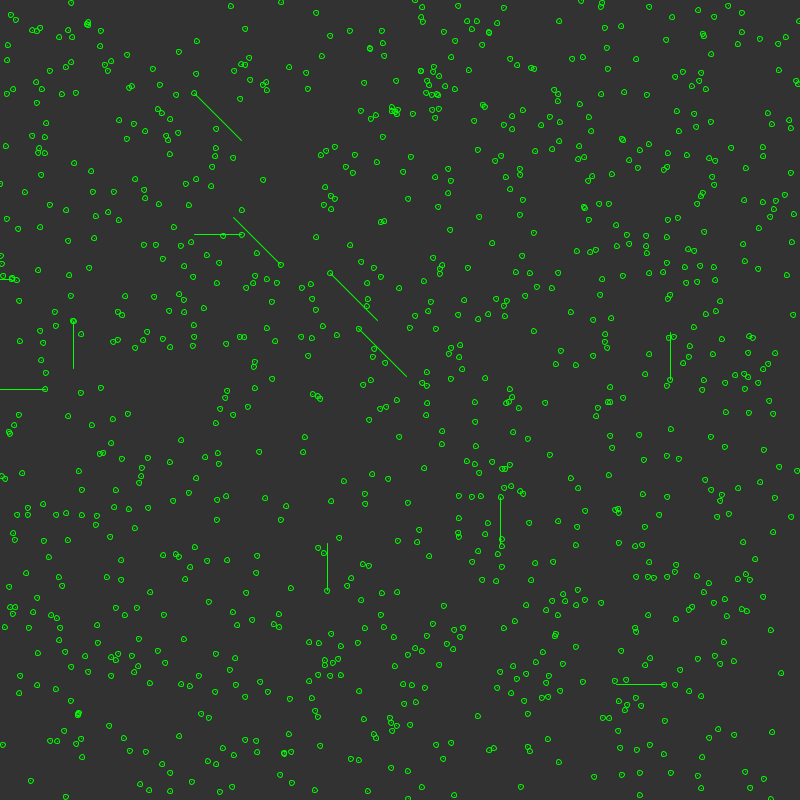
Frame 1 (no input)
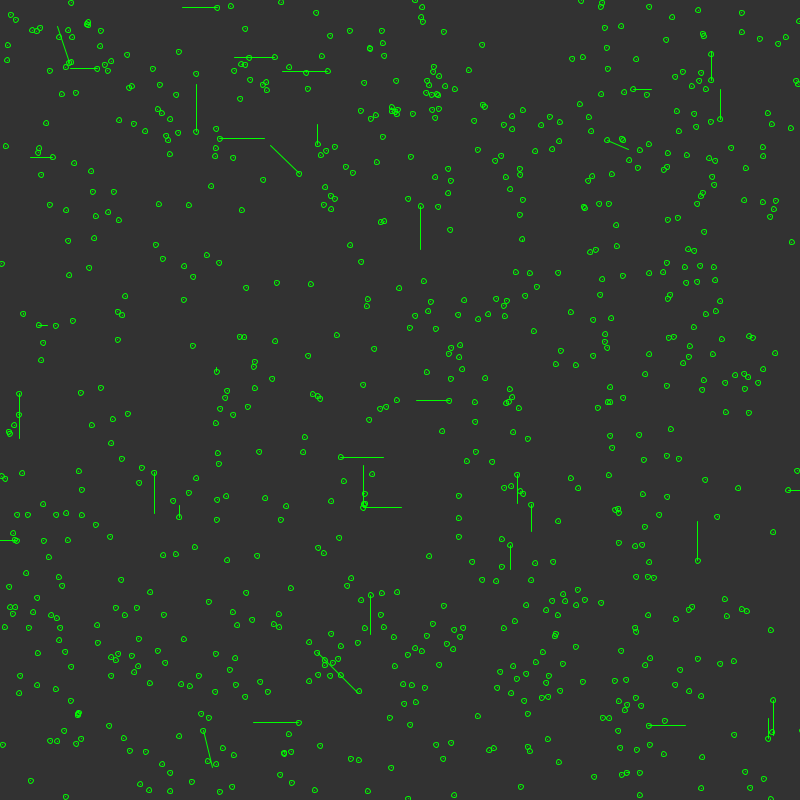
Frame 60 (the mouse pressed at the canvas centre just before this capture)
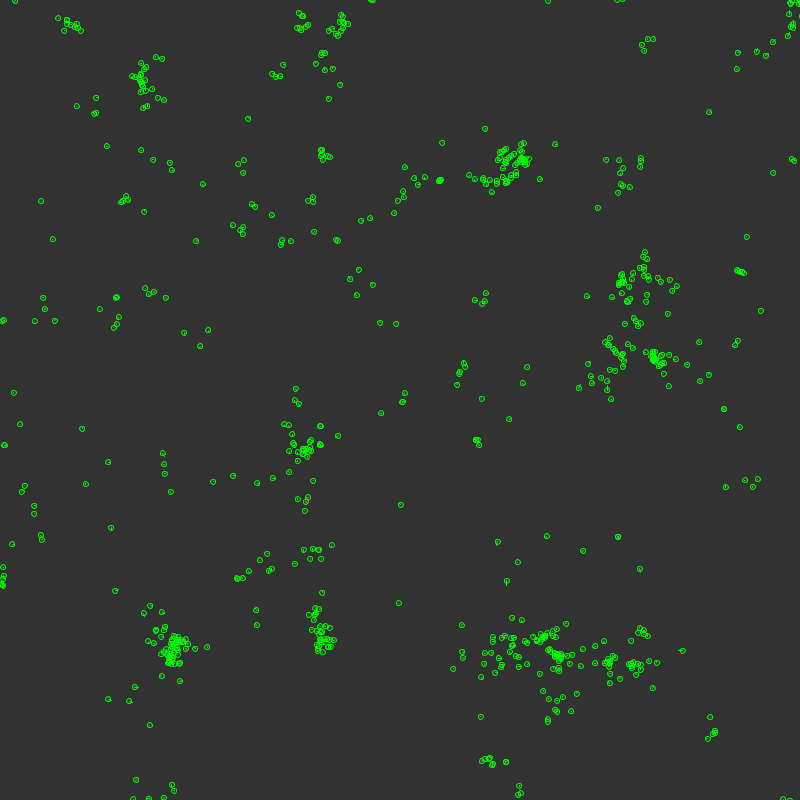
Frame 120 (the mouse held since frame 60 and released just before this capture)

The Processing sketch that drew these frames (run headless with seeded random() and noise(); from frame 60 on, the mouse is pressed at the canvas centre):

// Processing sketch: noiseGradient_2D
// ── noiseGradient_2D.pde

float xStart, yStart;
float xLimit, yLimit;
float zNoiseDim;
float zNoiseDimIncrement;

/*
[
 [0,1,2]
 [3,4,5] -> 4 is actual point
 [6,7,8]
 ]
 */

int resolution = 50;

PVector[] particlePos;
PVector[] particleVel;
PVector[] particleAccel;
float dampening = 0.95;
;
float samplingUnit; // RESOLUTION FOR NOISE SAMPLING FOR PARTICLES, IN PIXELS

float sigmoidContrastStrength;

boolean showNoisePlane = false;
boolean showGradientVectors = false;

void setup() {
  size(800, 800);
  fill(0);
  noStroke();

  xStart = yStart = 0;
  xLimit = yLimit = 5;
  zNoiseDim = random(1000);
  zNoiseDimIncrement = 0.005;

  particlePos = new PVector[1000];
  particleVel = new PVector[particlePos.length];
  particleAccel = new PVector[particlePos.length];
  samplingUnit = 1;


  for (int i=0; i < particlePos.length; i++) {
    particlePos[i] = new PVector(random(width), random(height));
    particleVel[i] = new PVector();
    particleAccel[i] = new PVector();
  }
}

void draw() {
  background(50);

  sigmoidContrastStrength = mouseX / float(width);

  showNoiseField();

  for (int i=0; i < particlePos.length; i++) {
    PVector posInField = new PVector(map(particlePos[i].x, 0, width, xStart, xLimit), map(particlePos[i].y, 0, height, yStart, yLimit));
    PVector posInField1 = new PVector(posInField.x, map(particlePos[i].y - samplingUnit, 0, height, yStart, yLimit));
    PVector posInField3 = new PVector(map(particlePos[i].x - samplingUnit, 0, width, xStart, xLimit), posInField.y);

    float xGradient = contrastSigmoid(noise(posInField3.x, posInField3.y, zNoiseDim), sigmoidContrastStrength) - contrastSigmoid(noise(posInField.x, posInField.y, zNoiseDim), sigmoidContrastStrength);
    float yGradient = contrastSigmoid(noise(posInField1.x, posInField1.y, zNoiseDim), sigmoidContrastStrength) - contrastSigmoid(noise(posInField.x, posInField.y, zNoiseDim), sigmoidContrastStrength);

    /*
    if (i == 0 ) {
     fill(0, 0, 255);
     text(nf(xGradient, 2, 3) + " - " + nf(yGradient, 2, 3), 15, 15);
     }
     */

    particleAccel[i].set(xGradient, yGradient);
    particleAccel[i].mult(50);
    particleVel[i].add(particleAccel[i]);
    particleVel[i].mult(dampening);
    particlePos[i].add(particleVel[i]);

    noFill();
    stroke(0, 255, 0);
    ellipse(particlePos[i].x, particlePos[i].y, 5, 5);

    stroke(0, 255, 0);
    line(particlePos[i].x, particlePos[i].y, particlePos[i].x + particleVel[i].x, particlePos[i].y  + particleVel[i].y);

    particleAccel[i].set(0, 0);
  }



  //showNoiseField();

  zNoiseDim += zNoiseDimIncrement;
}

float contrastSigmoid(float t, float strength) {
  float y = 0;
  if (t <= 0.5) {
    y = (strength * t) / (strength + 0.5 - t);
  } else {
    float t2 = 1-t;
    y = (strength * t2) / (strength + 0.5 - t2);
    y = 1-y;
  }
  return y;
}

void showNoiseField() {
  noFill();

  float sizeUnit =  width / (float) resolution;

  for (int y=1; y < resolution - 1; y++) {
    float posY = (y / float(resolution)) * height;

    for (int x=1; x < resolution - 1; x++) {
      float posX = (x / float(resolution)) * width;

      //float nY0 = map(y-1, 0, resolution, yStart, yLimit);
      //float nX0 = map(x-1, 0, resolution, xStart, xLimit);
      float nY1 = map(y-1, 0, resolution, yStart, yLimit);
      float nX1 = map(x, 0, resolution, xStart, xLimit);

      float nY3 = map(y, 0, resolution, yStart, yLimit);
      float nX3 = map(x-1, 0, resolution, xStart, xLimit);
      float nY4 = map(y, 0, resolution, yStart, yLimit);
      float nX4 = map(x, 0, resolution, xStart, xLimit);

      //float xNoiseGrad = contrastSigmoid(noise(nX4, nY4, zNoiseDim), sigmoidContrastStrength) - contrastSigmoid(noise(nX3, nY3, zNoiseDim), sigmoidContrastStrength);
      //float yNoiseGrad = contrastSigmoid(noise(nX4, nY4, zNoiseDim), sigmoidContrastStrength) - contrastSigmoid(noise(nX1, nY1, zNoiseDim), sigmoidContrastStrength);

      if (showNoisePlane) {
        // PUNTO
        float tamanio = contrastSigmoid(noise(nX4, nY4, zNoiseDim), sigmoidContrastStrength) * 255;

        fill(tamanio);
        noStroke();
        rect(posX, posY, sizeUnit, sizeUnit);
      }

      if (showGradientVectors) {
        // VECTOR GRADIENT

        float xNoiseGrad = contrastSigmoid(noise(nX4, nY4, zNoiseDim), sigmoidContrastStrength) - contrastSigmoid(noise(nX3, nY3, zNoiseDim), sigmoidContrastStrength);
        float yNoiseGrad = contrastSigmoid(noise(nX4, nY4, zNoiseDim), sigmoidContrastStrength) - contrastSigmoid(noise(nX1, nY1, zNoiseDim), sigmoidContrastStrength);

        stroke(255, 0, 0);
        ellipse(posX, posY, 2, 2);
        line(posX, posY, posX - (xNoiseGrad * 50), posY - (yNoiseGrad * 50));
      }
    }
  }
}

void reSeedNoise() {
  float seedX = random(1000);
  float seedY = random(1000);
  float noiseDistance = xLimit - xStart;

  xStart = seedX;
  yStart = seedY;
  xLimit = xStart + noiseDistance;
  yLimit = yStart + noiseDistance;
}

void mouseDragged() {
  xLimit = xStart + map(mouseX, 0, width, 0, 50);
  yLimit = yStart + map(mouseY, 0, height, 0, 50);
}

void keyPressed() {
  if (key == 's') {
    reSeedNoise();
  }

  if (key == 'n') {
    showNoisePlane = !showNoisePlane;
  }

  if (key == 'v') {
    showGradientVectors = !showGradientVectors;
  }
}
